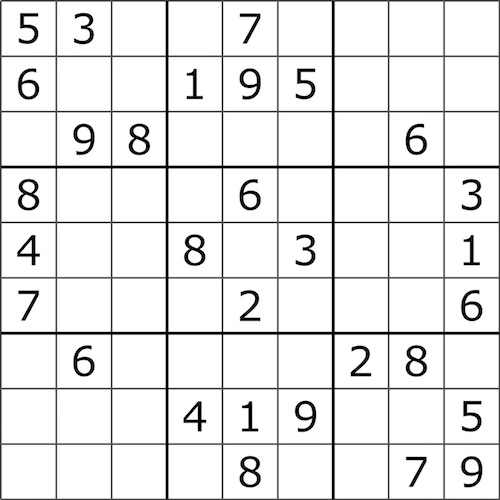
#> input picture sudoku/data/test3/test3.jpg, 500 x 500 px
$ python gen_data_img.py   (Python 2 division)   (older library calls are emulated)
#> lines starting #> are read from the running program, lines starting #| are printed output that depends on the picture; after the words box and inside, x2 and y2 are one past the last pixel; in counts of white or black regions, pixels touching at a corner belong together

import cv2 as cv
import numpy as np

#500x500
padding = 5
def n10():
	img = np.zeros((50, 50, 3), np.uint8)*255
	img = cv.cvtColor(img, cv.COLOR_BGR2GRAY)
	roi = img[:,:]
	return roi

def getRoi(box):
    _, contours, _ = cv.findContours(box, cv.RETR_EXTERNAL, cv.CHAIN_APPROX_SIMPLE)
    for cnt in contours:
        [x,y,w,h] = cv.boundingRect(cnt)
        if(h > 15 and w > 5 and x > padding/2 and y > padding/2):
            roi = box[y:y+h,x:x+w]
            roi = cv.resize(roi,(50,50))
            return roi
    return n10()

def getBox(img, i, j):
	height, width, channels = image.shape
	cellW = width/9
	cellH = height/9
	box = img[cellH*i + padding:cellH*(i+1) - padding, cellW*j + padding:cellW*(j+1) - padding]
	return box

def saveData(data, number=10):
    res = np.array([number])
    res = np.append(res, data)
    np.savetxt("n%s.data" % number, [res], delimiter=',', fmt='%u')

#For gen train data
def genData(img, i, j, num = 1):
	box = getBox(img, i,j)
	roi = getRoi(box)
	cv.imshow("roi {0}x{1}".format(i, j), roi)
	saveData(np.float32(np.array([roi.ravel()])), num)

if __name__ == '__main__':

	image = cv.imread("test3/test3.jpg")
#> image is the input picture: shape (500, 500, 3); min 0, max 255, mean 233
	gray = cv.cvtColor(image, cv.COLOR_BGR2GRAY)
	# gray = cv.GaussianBlur(gray, (11, 11), 0)
	# outerBox = cv.adaptiveThreshold(gray, 255, cv.ADAPTIVE_THRESH_MEAN_C, cv.THRESH_BINARY, 5, 2)
	ret,thresh = cv.threshold(gray,128,255,cv.THRESH_BINARY)
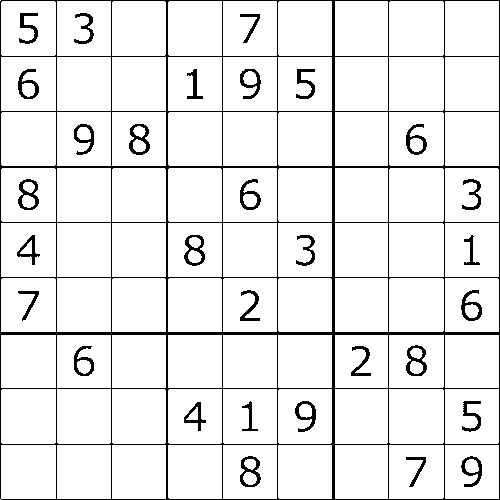
#> thresh: shape (500, 500); 92.2% white; black in thin lines or dots
	outerBox = cv.bitwise_not(thresh)
#> outerBox: shape (500, 500); 7.8% white in thin lines or dots
	cv.imshow('thresh', outerBox)

	test1_pic = {'1':(2, 8),'2':(0, 6),'3':(0, 5),'4':(2, 0),'5':(1, 1),'6':(0,2),'7':(0,3),'8':(1,2),'9':(2,4)}
	test2_pic = {'1':(0, 0),'2':(1, 4),'3':(2, 8),'4':(2, 3),'5':(2, 4),'6':(1,2),'7':(2,0),'8':(2,1),'9':(2,2)}
	test3_pic = {'1':(7,4),'2':(6,6),'3':(4,5),'4':(7,3),'5':(7,8),'6':(6,1),'7':(5,0),'8':(8,4),'9':(7,5)}
	test4_pic = {'1':(7,4),'2':(7, 2),'3':(6, 8),'4':(8,4),'5':(1, 8),'7':(6,7),'8':(1,7),'9':(8,8)}
	a_dict = test3_pic
	for label in a_dict:
		i, j = a_dict[label]
		num =  int(label)
		genData(outerBox, i, j, num)
#> this loop made 9 passes
#> pass 1, in getBox, `box = img[cellH*i + padding:cellH*(i+1) - padding, cellW*j + padding:c..`:
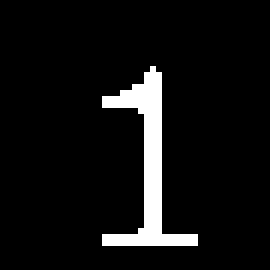
#> box: shape (45, 45) (shown 6 times larger); 6.7% white; 1 white region, box (x1, y1, x2, y2) and area: (17, 11, 33, 41) 136
#> pass 1, in genData, `roi = getRoi(box)`:
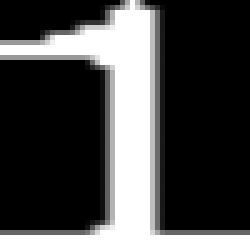
#> roi: shape (50, 50) (shown 5 times larger); min 0, max 255, mean 72.5
#> pass 2, in getBox (call 2), `box = img[cellH*i + padding:cellH*(i+1) - padding, cellW*j + padding:c..`:
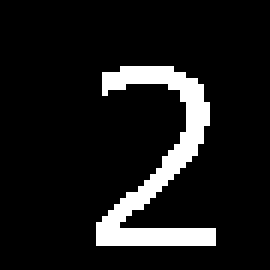
#> box: shape (45, 45) (shown 6 times larger); 10.2% white; 1 white region, box (x1, y1, x2, y2) and area: (16, 11, 36, 41) 206
#> pass 2, in genData (call 2), `roi = getRoi(box)`:
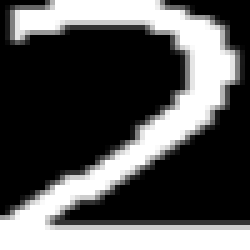
#> roi: shape (50, 50) (shown 5 times larger); min 0, max 255, mean 87.5


	cv.waitKey(0)
